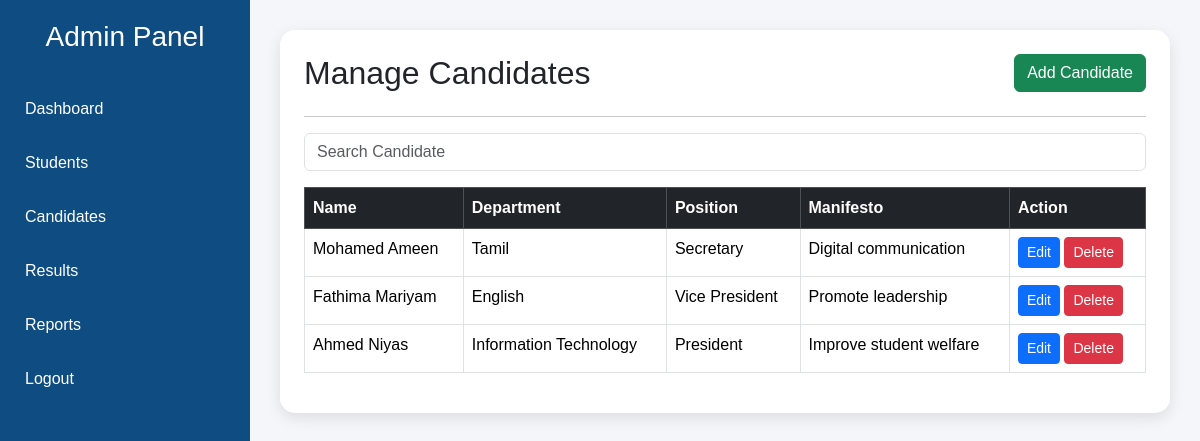
Screenshot of /admin/candidates.php (signed in) with the database file from the repository.
### tables this page shows
CREATE TABLE candidates(

id INT AUTO_INCREMENT PRIMARY KEY,

name VARCHAR(100),

department VARCHAR(100),

position VARCHAR(100),

manifesto TEXT,

photo VARCHAR(255)

);

### admin/candidates.php (the view, shortened to what this page needs)
<?php
include "../includes/db.php";
$search = "";
$sql = "SELECT * FROM candidates
WHERE name LIKE '%$search%'
OR position LIKE '%$search%'
OR department LIKE '%$search%'
ORDER BY id DESC";
$result = mysqli_query($conn,$sql);
?>
<!DOCTYPE html>
<html>
<head>
<link href="https://cdn.jsdelivr.net/npm/bootstrap@5.3.3/dist/css/bootstrap.min.css" rel="stylesheet">
<link rel="stylesheet"
href="https://cdnjs.cloudflare.com/ajax/libs/font-awesome/6.5.2/css/all.min.css">
</head>
<body>
<div class="sidebar">
<h3>Admin Panel</h3>
<a href="dashboard.php">Dashboard</a>
<a href="students.php">Students</a>
<a href="candidates.php">Candidates</a>
<a href="results.php">Results</a>
<a href="reports.php">Reports</a>
<a href="logout.php">Logout</a>
</div>
<div class="main">
<div class="card p-4">
<div class="d-flex justify-content-between">
<h2>Manage Candidates</h2>
<div>
<a href="add_candidate.php"
class="btn btn-success">
Add Candidate
</a>
</div>
</div>
<hr>
<form method="GET">
<input
type="text"
name="search"
class="form-control mb-3"
placeholder="Search Candidate"
value="<?php echo htmlspecialchars($search); ?>">
</form>
<table class="table table-bordered table-hover">
<thead class="table-dark">
<tr>
<th>Name</th>
<th>Department</th>
<th>Position</th>
<th>Manifesto</th>
<th>Action</th>
</tr>
</thead>
<tbody>
<?php
while($row=mysqli_fetch_assoc($result)){
?>
<tr>
<td><?php echo $row['name']; ?></td>
<td><?php echo $row['department']; ?></td>
<td><?php echo $row['position']; ?></td>
<td><?php echo $row['manifesto']; ?></td>
<td>
<a
href="edit_candidate.php?id=<?php echo $row['id']; ?>"
class="btn btn-primary btn-sm">
Edit
</a>
<a
href="delete_candidate.php?id=<?php echo $row['id']; ?>"
class="btn btn-danger btn-sm"
onclick="return confirm('Delete Candidate?')">
Delete
</a>
</td>
</tr>
<?php
}
?>
</tbody>
</table>
</div>
</div>
</body>
</html>

### admin/candidates.php (style rules this page uses)
body { background:#f4f6f9; font-family:Arial; }
.sidebar { width:250px; height:100vh; background:#0F4C81; position:fixed; }
.sidebar h3 { color:white; text-align:center; padding:20px; }
.sidebar a { display:block; color:white; padding:15px 25px; text-decoration:none; }
.main { margin-left:250px; padding:30px; }
.card { border:none; border-radius:15px; box-shadow:0 5px 15px rgba(0,0,0,.1); }

### rows the page displays
candidates: name "Mohamed Ameen", department "Tamil", position "Secretary", manifesto "Digital communication"
candidates: name "Fathima Mariyam", department "English", position "Vice President", manifesto "Promote leadership"
candidates: name "Ahmed Niyas", department "Information Technology", position "President", manifesto "Improve student welfare"
